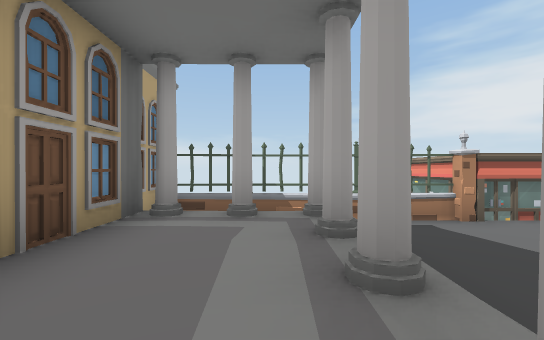
view 1 (above)

16 first-person views from a walk through a 3-D level made in the Unity game engine. The camera is 1.2 m above the floor, looks level and sees 90° across. The floor is counted in squares, 2 m on a side. Each view is taken from the middle of a square. On the plan, view 1 faces up. The plan holds only what a view shows up to about 9 squares ahead; the rest is blank. The place goes on beyond the plan. The player character is not drawn.

view 2
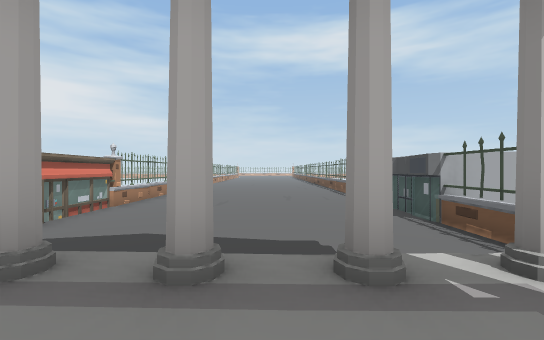

view 3
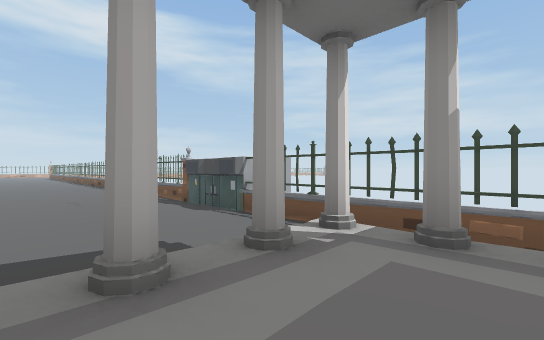

view 4
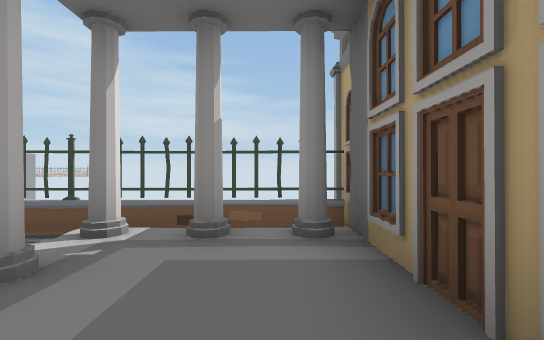

view 5
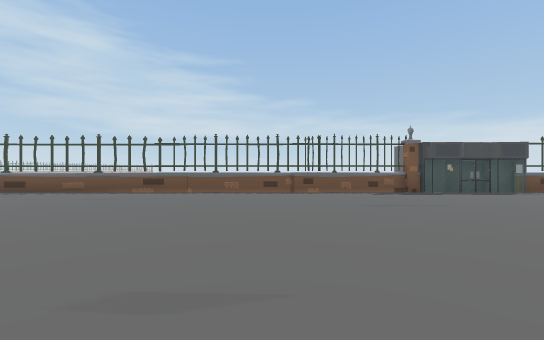

view 6
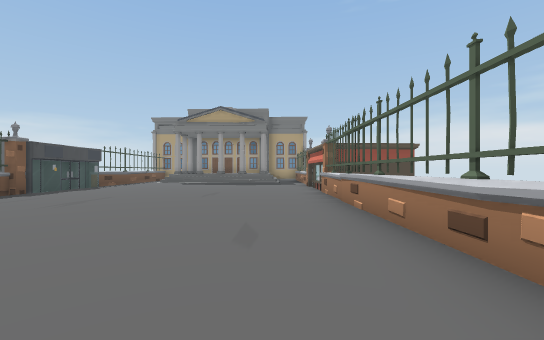

view 7
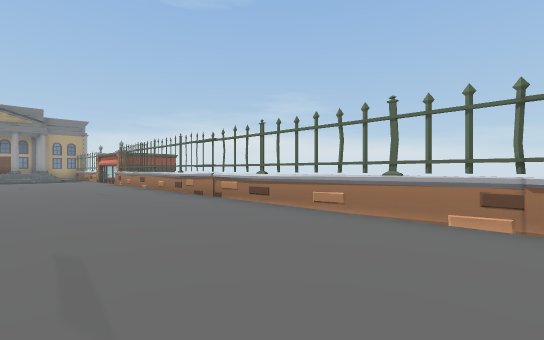

view 8
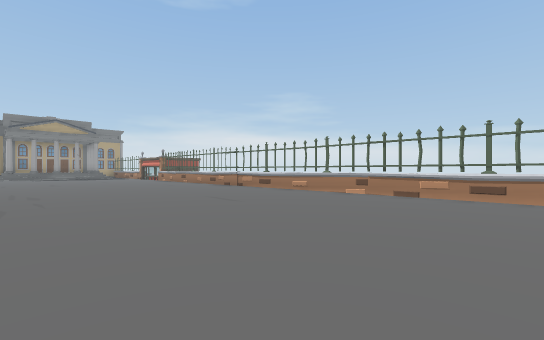

view 9
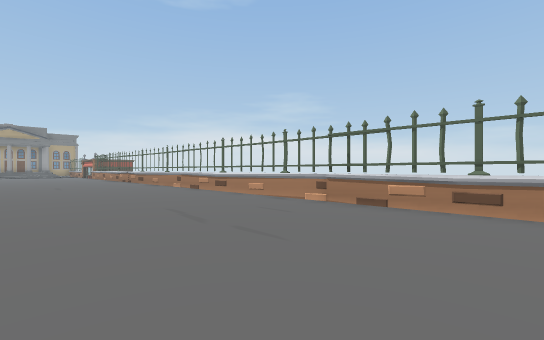

view 10
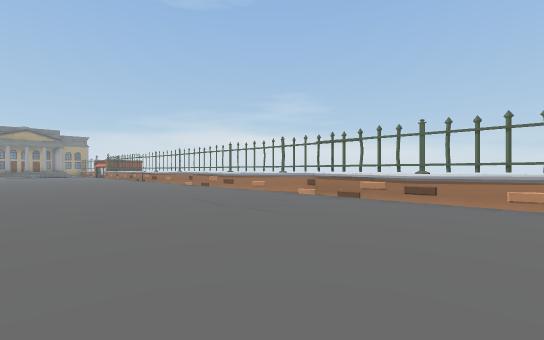

view 11
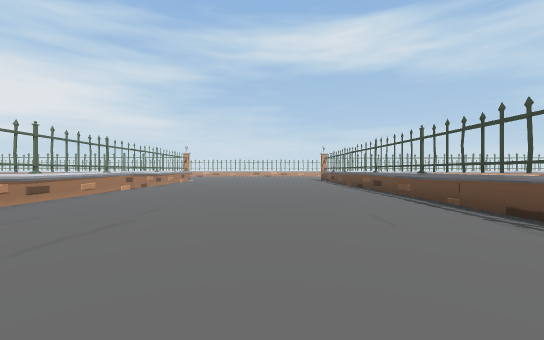

view 12
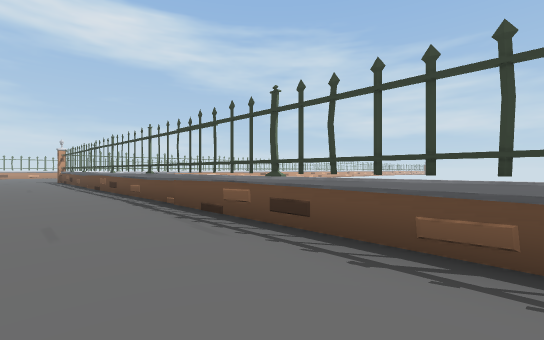

view 13
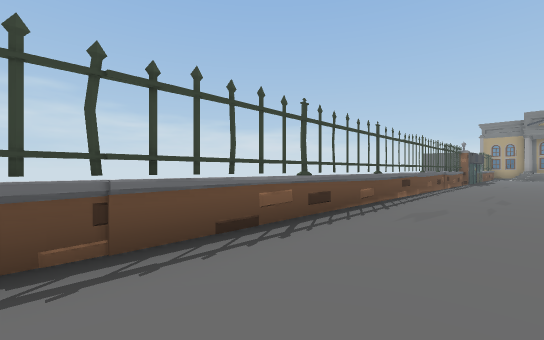

view 14
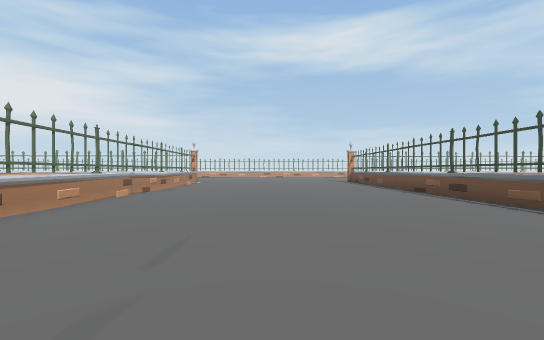

view 15
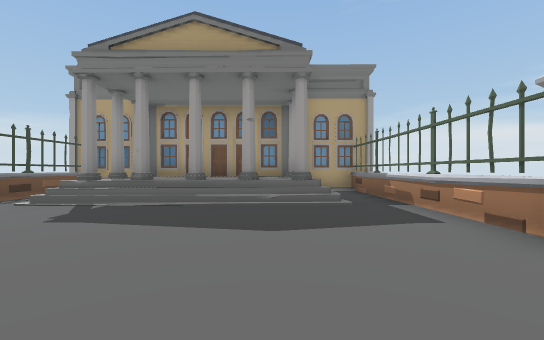

view 16
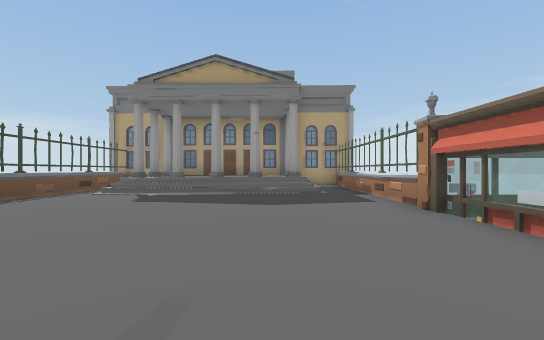

### Floor plan
Key: @ floor where view 1 was taken; # wall or solid block; x gap in a wall; . main floor; : floor 0.5 m higher than the main floor; + floor 0.75 m higher than the main floor; / step, stairs or slope; = window, fence, low wall or low ledge; ^ raised ledge; F fence; O other object.
Columns run from 3 left of view 1 to 31 right of it. Each row starts with its distance up from view 1.
  7        ####
  6 ###==#=#==F#==###=#######====^==###
  5 #......F........=..................
  4 #:==#..............................
  3 ##++=..............................
  2  #++/..............................
  1  #++=..............................
  0 ##+@=..............................
 -1 #:#=#..............................
 -2 #.x.....OOF......=......=....^.==#=
 -3 #######OOOO==###=###############
 -4        O  O

Where each view was taken, in squares from view 1:
view 1: 0 up, 0 right, facing up
view 2: 1 up, 1 left, facing right
view 3: 2 up, 1 left, facing down-right
view 4: 2 up, 1 left, facing down
view 5: 5 up, 11 right, facing down
view 6: 4 up, 14 right, facing left
view 7: 2 up, 19 right, facing up-left
view 8: 1 down, 22 right, facing up-left
view 9: 1 up, 28 right, facing up-left
view 10: 0 up, 29 right, facing up-left
view 11: 1 up, 22 right, facing right
view 12: 0 up, 22 right, facing down-right
view 13: 0 up, 21 right, facing down-left
view 14: 2 up, 24 right, facing right
view 15: 3 up, 6 right, facing left
view 16: 3 up, 8 right, facing left
